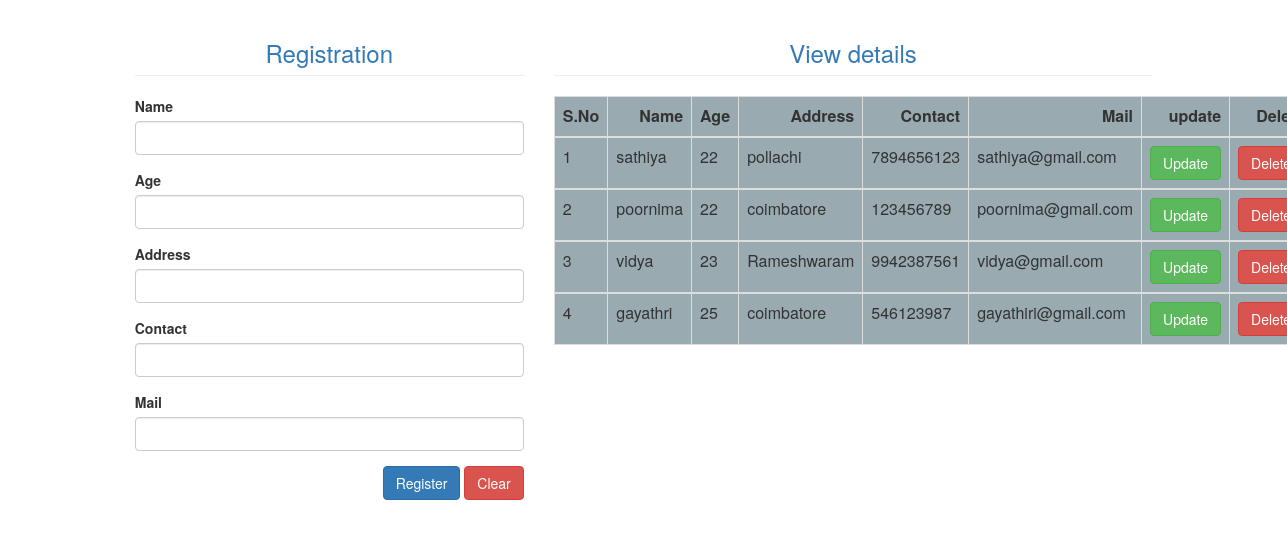
The page / on the database its author committed.
### my_app/models.py (models this page shows)
class Datas(models.Model):
    Name=models.CharField(max_length=20, default="")
    Age=models.IntegerField( default="")
    Address=models.CharField(max_length=50, default="")
    Contact=models.IntegerField( default="")
    Mail=models.CharField(max_length=50, default="")

### my_app/views.py (the view)
# urls.py: 2. Add a URL to urlpatterns:  path('', views.home, name='home')
def home(request):
   mydata=Datas.objects.all()
   if(mydata!=''):
      return render(request,'home.html',{'datas':mydata})
   else:
      return render(request,'home.html')
   return render(request,"home.html")

### templates/home.html (shortened to what this page needs)
<html>
    <head>
        {% load static %}
        <link rel="stylesheet" href="{% static 'css/style.css' %}">
        <link rel="stylesheet" href="{% static 'bootstrap/css/bootstrap.min.css' %}">
    </head>
    <body>
       <div class="container-fluid">
        <div class="col-md-offset-1 col-md-4">
            <form action="adddata" method="POST" autocomplete="off">
            <h3 class="page-header text-primary text-center">Registration</h3>
            <div class="form-group">
                <label>Name</label>
                <input type="text" class="form-control" name="name">
            </div>
            <div class="form-group">
                <label>Age</label>
                <input type="text" class="form-control" name="age">
            </div>
            <div class="form-group">
                <label>Address</label>
                <input type="text" class="form-control" name="address">
            </div>
            <div class="form-group">
                <label>Contact</label>
                <input type="text" class="form-control" name="contact">
            </div>
            <div class="form-group">
                <label>Mail</label>
                <input type="text" class="form-control" name="mail">
            </div>
            <div class="form-group pull-right">
                    <input type="submit" value="Register" class="btn btn-primary">
                    <input type="reset" value="Clear" class="btn btn-danger">
            </div>
        </form>
        </div>
        <div class="col-md-6">
            {% if datas %}
            <h3 class="page-header text-primary text-center">View details</h3>
            <table class="table table-bordered">
                <thead>
                    <tr>
                        <th>S.No</th>
                        <th>Name</th>
                        <th>Age</th>
                        <th>Address</th>
                        <th>Contact</th>
                        <th>Mail</th>
                        <th>update</th>
                        <th>Delete</th>
                    </tr>
                </thead>
                {% for data in datas %}
                <tbody>
                    <tr>
                        <td>{{forloop.counter}}</td>
                        <td>{{data.Name}}</td>
                        <td>{{data.Age}}</td>
                        <td>{{data.Address}}</td>
                        <td>{{data.Contact}}</td>
                        <td>{{data.Mail}}</td>
                        <td><a class="btn btn-success" href="updatedata/{{data.id}}">Update</td>
                        <td><a class="btn btn-danger" href="deletedata/{{data.id}}">Delete</td>
                    </tr>
                </tbody>
                {% endfor %}
            </table>
            {% endif %}
        </div>
       </div>
    </body>
</html>

### static/css/style.css (style rules this page uses)
body { background-color: rgb(136, 215, 189); }

### templates/home.html (style rules this page uses)
table { border: 1px solid black; background-color: #99abb1; }
td, th { padding:10px; }
th { text-align:right; }

### rows shown on the page
Datas: Name "sathiya", Age "22", Address "pollachi", Contact "7894656123", Mail "sathiya@gmail.com"
Datas: Name "poornima", Age "22", Address "coimbatore", Contact "123456789", Mail "poornima@gmail.com"
Datas: Name "vidya", Age "23", Address "Rameshwaram", Contact "9942387561", Mail "vidya@gmail.com"
Datas: Name "gayathri", Age "25", Address "coimbatore", Contact "546123987", Mail "gayathiri@gmail.com"
